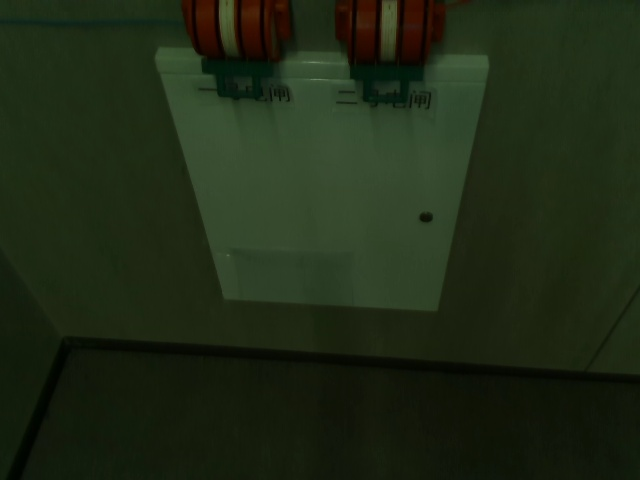
#> input picture .runtime/pull_switch_task_photos/pull_switch_20260617_222140/arrival_before_align_or_pull.jpg, 640 x 480 px
$ python wall_black_line_detector.py --image ../.runtime/pull_switch_task_photos/pull_switch_20260617_222140/arrival_before_align_or_pull.jpg --image-dir ../.runtime/pull_switch_task_photos/pull_switch_20260617_222140
#> lines starting #> are read from the running program, lines starting #| are printed output that depends on the picture; after the words box and inside, x2 and y2 are one past the last pixel; in counts of white or black regions, pixels touching at a corner belong together
#!/usr/bin/env python3
import argparse
import json
import math
from pathlib import Path

import cv2
import numpy as np


IMAGE_EXTS = {".jpg", ".jpeg", ".png", ".bmp"}


def fit_line(points):
    if len(points) < 2:
        return None
    pts = points.astype(np.float32)
    vx, vy, x0, y0 = cv2.fitLine(pts, cv2.DIST_L2, 0, 0.01, 0.01).flatten()
    direction = np.array([vx, vy], dtype=np.float32)
    norm = float(np.linalg.norm(direction))
    if norm < 1e-6:
        return None
    direction /= norm
    if direction[0] < 0:
        direction = -direction
    center = np.array([x0, y0], dtype=np.float32)
    t = (pts - center) @ direction
    p_start = center + direction * float(np.min(t))
    p_end = center + direction * float(np.max(t))
    normal = np.array([-direction[1], direction[0]], dtype=np.float32)
    residual = np.abs((pts - center) @ normal)
    return {
        "direction": direction,
        "p_start": p_start,
        "p_end": p_end,
        "count": int(len(pts)),
        "mean_abs_error_px": float(np.mean(residual)),
        "max_abs_error_px": float(np.max(residual)),
    }


def line_angle_deg(line):
    d = line["direction"]
    return float(math.degrees(math.atan2(float(d[1]), float(d[0]))))


def make_line_from_endpoints(p0, p1):
    p0 = np.asarray(p0, dtype=np.float32)
    p1 = np.asarray(p1, dtype=np.float32)
    d = p1 - p0
    norm = float(np.linalg.norm(d))
    if norm < 1e-6:
        return None
    direction = d / norm
    if direction[0] < 0:
        direction = -direction
        p0, p1 = p1, p0
    return {
        "direction": direction.astype(np.float32),
        "p_start": p0.astype(np.float32),
        "p_end": p1.astype(np.float32),
        "count": 2,
        "mean_abs_error_px": 0.0,
        "max_abs_error_px": 0.0,
    }


def sample_segment_points(p0, p1, step_px=12.0):
    p0 = np.asarray(p0, dtype=np.float32)
    p1 = np.asarray(p1, dtype=np.float32)
    length = float(np.linalg.norm(p1 - p0))
    count = max(2, int(math.ceil(length / max(step_px, 1.0))) + 1)
    ts = np.linspace(0.0, 1.0, count, dtype=np.float32)
    return p0[None, :] * (1.0 - ts[:, None]) + p1[None, :] * ts[:, None]


# [23 lines left out: function endpoints_for_image, not called in this run]


def group_hough_candidates(segments, width):
    groups = []
    for seg in segments:
        angle = seg["angle"]
        line = seg["line"]
        center_x = width * 0.5
        p = line["p_start"]
        d = line["direction"]
        if abs(float(d[0])) < 1e-6:
            continue
        center_y = float(p[1]) + (center_x - float(p[0])) * float(d[1]) / float(d[0])

        matched = None
        for group in groups:
            if abs(angle - group["mean_angle"]) > 6.0:
                continue
            if abs(center_y - group["mean_center_y"]) > 24.0:
                continue
            matched = group
            break

        if matched is None:
            matched = {
                "segments": [],
                "mean_angle": angle,
                "mean_center_y": center_y,
            }
            groups.append(matched)

        matched["segments"].append(seg)
        n = len(matched["segments"])
        matched["mean_angle"] = matched["mean_angle"] + (angle - matched["mean_angle"]) / n
        matched["mean_center_y"] = matched["mean_center_y"] + (center_y - matched["mean_center_y"]) / n
    return groups


def line_y_at_x(line, x):
    p = line["p_start"]
    d = line["direction"]
    if abs(float(d[0])) < 1e-6:
        return None
    return float(p[1]) + (float(x) - float(p[0])) * float(d[1]) / float(d[0])


def sample_line_side_stats(frame_bgr, line, x_min, x_max, step_px=16, band_w=5, offset=16):
    height, width = frame_bgr.shape[:2]
    xs = np.arange(max(0, int(x_min)), min(width - 1, int(x_max)) + 1, step_px, dtype=np.int32)
    if len(xs) == 0:
        return None

    hsv = cv2.cvtColor(frame_bgr, cv2.COLOR_BGR2HSV)
    above_pixels = []
    below_pixels = []
    used_xs = []
    for x in xs:
        y = line_y_at_x(line, int(x))
        if y is None:
            continue
        ya = int(round(y - offset))
        yb = int(round(y + offset))
        if ya - band_w < 0 or yb + band_w >= height:
            continue
        x0 = max(0, int(x) - 2)
        x1 = min(width, int(x) + 3)
        above_pixels.append(hsv[ya - band_w : ya + band_w + 1, x0:x1].reshape(-1, 3))
        below_pixels.append(hsv[yb - band_w : yb + band_w + 1, x0:x1].reshape(-1, 3))
        used_xs.append(int(x))

    if len(above_pixels) < 8:
        return None

    above = np.concatenate(above_pixels, axis=0).astype(np.float32)
    below = np.concatenate(below_pixels, axis=0).astype(np.float32)
    above_h, above_s, above_v = above[:, 0], above[:, 1], above[:, 2]
    below_h, below_s, below_v = below[:, 0], below[:, 1], below[:, 2]

    above_wall_fraction = float(np.mean((above_s < 70) & (above_v > 45)))
    below_yellow_fraction = float(np.mean((below_h >= 12) & (below_h <= 45) & (below_s > 45) & (below_v > 45)))
    above_yellow_fraction = float(np.mean((above_h >= 12) & (above_h <= 45) & (above_s > 45) & (above_v > 45)))
    below_floor_fraction = float(np.mean((below_s > 38) | (below_v < above_v.mean() - 8)))
    sat_delta = float(np.mean(below_s) - np.mean(above_s))
    value_delta = float(np.mean(below_v) - np.mean(above_v))

    return {
        "sample_count": int(len(used_xs)),
        "above_wall_fraction": above_wall_fraction,
        "below_yellow_fraction": below_yellow_fraction,
        "above_yellow_fraction": above_yellow_fraction,
        "below_floor_fraction": below_floor_fraction,
        "sat_delta": sat_delta,
        "value_delta": value_delta,
        "x_min": int(min(used_xs)),
        "x_max": int(max(used_xs)),
    }


def wall_floor_semantic_ok(stats):
    if stats is None:
        return False
    yellow_gain = stats["below_yellow_fraction"] - stats["above_yellow_fraction"]
    if stats["below_yellow_fraction"] >= 0.18 and yellow_gain >= 0.10 and stats["above_wall_fraction"] >= 0.18:
        return True
    if stats["below_floor_fraction"] >= 0.45 and stats["above_wall_fraction"] >= 0.35 and stats["sat_delta"] >= 8.0:
        return True
    if stats["above_wall_fraction"] >= 0.55 and stats["below_floor_fraction"] >= 0.35 and stats["value_delta"] <= 12.0:
        return True
    return False


def detect_wall_black_line(
    frame_bgr,
    roi_x1_ratio=0.02,
    roi_x2_ratio=0.98,
    roi_y1_ratio=0.68,
    roi_y2_ratio=0.98,
    dark_threshold=85,
    min_width_ratio=0.35,
    max_component_height_ratio=0.16,
    min_aspect=4.0,
):
    height, width = frame_bgr.shape[:2]
    x1 = int(round(width * roi_x1_ratio))
    x2 = int(round(width * roi_x2_ratio))
    y1 = int(round(height * roi_y1_ratio))
    y2 = int(round(height * roi_y2_ratio))
    x1, x2 = max(0, x1), min(width - 1, x2)
    y1, y2 = max(0, y1), min(height - 1, y2)
    roi = frame_bgr[y1 : y2 + 1, x1 : x2 + 1]

    gray = cv2.cvtColor(roi, cv2.COLOR_BGR2GRAY)
    gray = cv2.GaussianBlur(gray, (5, 5), 0)
    clahe = cv2.createCLAHE(clipLimit=2.0, tileGridSize=(8, 8))
    gray_eq = clahe.apply(gray)
    dark = (gray <= dark_threshold).astype(np.uint8) * 255

    close_kernel_w = max(25, int(width * 0.06))
    dark = cv2.morphologyEx(dark, cv2.MORPH_CLOSE, np.ones((3, close_kernel_w), np.uint8))
    dark = cv2.morphologyEx(dark, cv2.MORPH_OPEN, np.ones((3, 9), np.uint8))

    edges = cv2.bitwise_or(cv2.Canny(gray, 24, 96), cv2.Canny(gray_eq, 20, 80))
    dark_fraction = float(np.count_nonzero(dark)) / float(max(1, dark.size))
    if dark_fraction < 0.55:
        dark_edges = cv2.bitwise_or(edges, cv2.Canny(dark, 50, 150))
    else:
        dark_edges = edges
    hough_lines = cv2.HoughLinesP(
        dark_edges,
        rho=1,
        theta=np.pi / 180.0,
        threshold=24,
        minLineLength=max(90, int(width * 0.18)),
        maxLineGap=130,
    )
    hough_segments = []
    if hough_lines is not None:
        for item in hough_lines[:, 0, :]:
            hx1, hy1, hx2, hy2 = [int(v) for v in item]
            gx1, gy1 = hx1 + x1, hy1 + y1
            gx2, gy2 = hx2 + x1, hy2 + y1
            length = float(math.hypot(gx2 - gx1, gy2 - gy1))
            if length < width * 0.14:
                continue
            angle = math.degrees(math.atan2(gy2 - gy1, gx2 - gx1))
            if angle < -90:
                angle += 180
            if angle > 90:
                angle -= 180
            if abs(angle) > 35.0:
                continue
            y_mid = 0.5 * (gy1 + gy2)
            # When G1 is close to correctly aligned, the wall/floor line can
            # sit near the top of the lower ROI. Keep only a tiny top guard;
            # semantic checks below reject cabinet/text edges.
            if y_mid < y1 + 0.03 * (y2 - y1):
                continue
            line = make_line_from_endpoints([gx1, gy1], [gx2, gy2])
            if line is None:
                continue
            hough_segments.append(
                {
                    "line": line,
                    "length": length,
                    "angle": angle,
                    "points": sample_segment_points([gx1, gy1], [gx2, gy2]),
                    "bbox_xywh": [
                        int(min(gx1, gx2)),
                        int(min(gy1, gy2)),
                        int(abs(gx2 - gx1) + 1),
                        int(abs(gy2 - gy1) + 1),
                    ],
                }
            )

    hough_candidates = []
    for group in group_hough_candidates(hough_segments, width):
        segments = group["segments"]
        points = np.concatenate([seg["points"] for seg in segments], axis=0)
        line = fit_line(points)
        if line is None:
            continue
        angle = line_angle_deg(line)
        if abs(angle) > 35.0:
            continue

        endpoints = []
        for seg in segments:
            endpoints.append(seg["line"]["p_start"])
            endpoints.append(seg["line"]["p_end"])
        endpoints = np.asarray(endpoints, dtype=np.float32)
        xs = endpoints[:, 0]
        ys = endpoints[:, 1]
        coverage_x = float(np.max(xs) - np.min(xs))
        total_length = float(sum(seg["length"] for seg in segments))
        segment_count = len(segments)
        mean_y = float(np.mean(ys))
        side_stats = sample_line_side_stats(frame_bgr, line, np.min(xs), np.max(xs))

        # Reject short local edges: a valid wall line should either span a
        # meaningful part of the image or be supported by multiple collinear
        # Hough segments. This prevents false "aligned" readings from tiny
        # horizontal texture/label edges.
        if coverage_x < width * 0.34 and total_length < width * 0.52:
            continue
        if segment_count < 2 and coverage_x < width * 0.42:
            continue
        if line["mean_abs_error_px"] > 12.0:
            continue
        if not wall_floor_semantic_ok(side_stats):
            continue

        score = (
            coverage_x * 3.0
            + total_length * 1.2
            + mean_y * 0.25
            + segment_count * 35.0
            + side_stats["above_wall_fraction"] * 180.0
            + max(0.0, side_stats["below_yellow_fraction"] - side_stats["above_yellow_fraction"]) * 260.0
            - line["mean_abs_error_px"] * 12.0
        )
        hough_candidates.append(
            {
                "line": line,
                "score": score,
                "coverage_x_px": coverage_x,
                "total_length_px": total_length,
                "segment_count": segment_count,
                "side_stats": side_stats,
                "bbox_xywh": [
                    int(np.min(xs)),
                    int(np.min(ys)),
                    int(np.max(xs) - np.min(xs) + 1),
                    int(np.max(ys) - np.min(ys) + 1),
                ],
            }
        )

    if hough_candidates:
        hough_candidates.sort(key=lambda item: item["score"], reverse=True)
        best_hough = hough_candidates[0]
        line = best_hough["line"]
        p0, p1 = endpoints_for_image(line, width, height)
        result = {
            "status": "ok",
            "method": "hough_group",
            "roi_xyxy": [x1, y1, x2, y2],
            "dark_threshold": int(dark_threshold),
            "dark_fraction": dark_fraction,
            "angle_deg": line_angle_deg(line),
            "line_p1_uv": [int(p0[0]), int(p0[1])],
            "line_p2_uv": [int(p1[0]), int(p1[1])],
            "hough_segment_p1_uv": [int(line["p_start"][0]), int(line["p_start"][1])],
            "hough_segment_p2_uv": [int(line["p_end"][0]), int(line["p_end"][1])],
            "component_bbox_xywh": best_hough["bbox_xywh"],
            "component_area": 0,
            "component_aspect": 0.0,
            "inliers": int(line["count"]),
            "mean_abs_error_px": float(line["mean_abs_error_px"]),
            "max_abs_error_px": float(line["max_abs_error_px"]),
            "hough_segment_count": int(best_hough["segment_count"]),
            "hough_coverage_x_px": float(best_hough["coverage_x_px"]),
            "hough_total_length_px": float(best_hough["total_length_px"]),
            "side_stats": best_hough["side_stats"],
        }
        debug = {"roi_xyxy": [x1, y1, x2, y2], "dark_mask": dark}
        return result, debug

    labels_n, labels, stats, _centroids = cv2.connectedComponentsWithStats(dark, 8)
    candidates = []
    min_width = width * min_width_ratio
    max_component_height = height * max_component_height_ratio

    for label in range(1, labels_n):
        area = int(stats[label, cv2.CC_STAT_AREA])
        bx = int(stats[label, cv2.CC_STAT_LEFT])
        by = int(stats[label, cv2.CC_STAT_TOP])
        bw = int(stats[label, cv2.CC_STAT_WIDTH])
        bh = int(stats[label, cv2.CC_STAT_HEIGHT])
        if bw < min_width or bh <= 1 or bh > max_component_height:
            continue
        aspect = float(bw) / float(max(1, bh))
        if aspect < min_aspect:
            continue
        ys, xs = np.where(labels == label)
        points = np.stack([xs + x1, ys + y1], axis=1)
        line = fit_line(points)
        if line is None:
            continue
        angle = abs(line_angle_deg(line))
        if angle > 25.0:
            continue
        score = float(bw) * 2.0 + float(area) - abs(line_angle_deg(line)) * 8.0
        candidates.append(
            {
                "label": label,
                "area": area,
                "bbox_xywh": [bx + x1, by + y1, bw, bh],
                "aspect": aspect,
                "line": line,
                "score": score,
                "points": points,
            }
        )

    if not candidates:
        return None, {"roi_xyxy": [x1, y1, x2, y2], "dark_mask": dark}

    candidates.sort(key=lambda item: item["score"], reverse=True)
    best = candidates[0]
    line = best["line"]
    p0, p1 = endpoints_for_image(line, width, height)
    result = {
        "status": "ok",
        "method": "component",
        "roi_xyxy": [x1, y1, x2, y2],
        "dark_threshold": int(dark_threshold),
        "dark_fraction": dark_fraction,
        "angle_deg": line_angle_deg(line),
        "line_p1_uv": [int(p0[0]), int(p0[1])],
        "line_p2_uv": [int(p1[0]), int(p1[1])],
        "component_bbox_xywh": best["bbox_xywh"],
        "component_area": int(best["area"]),
        "component_aspect": float(best["aspect"]),
        "inliers": int(line["count"]),
        "mean_abs_error_px": float(line["mean_abs_error_px"]),
        "max_abs_error_px": float(line["max_abs_error_px"]),
    }
    debug = {"roi_xyxy": [x1, y1, x2, y2], "dark_mask": dark, "points": best["points"]}
    return result, debug


def draw_overlay(frame_bgr, result, debug):
    overlay = frame_bgr.copy()
    height, width = overlay.shape[:2]
    x1, y1, x2, y2 = debug["roi_xyxy"]
    cv2.rectangle(overlay, (x1, y1), (x2, y2), (255, 255, 255), 1)
    if "dark_mask" in debug:
        mask = np.zeros((height, width), dtype=np.uint8)
        mask[y1 : y2 + 1, x1 : x2 + 1] = debug["dark_mask"]
        colored = overlay.copy()
        colored[mask > 0] = (0, 180, 255)
        overlay = cv2.addWeighted(colored, 0.35, overlay, 0.65, 0)
    if result is not None:
        p0 = tuple(result["line_p1_uv"])
        p1 = tuple(result["line_p2_uv"])
        cv2.line(overlay, p0, p1, (0, 0, 255), 4)
        if result.get("method") == "hough":
            hp0 = tuple(result["hough_segment_p1_uv"])
            hp1 = tuple(result["hough_segment_p2_uv"])
            cv2.line(overlay, hp0, hp1, (0, 255, 255), 2)
        else:
            bx, by, bw, bh = result["component_bbox_xywh"]
            cv2.rectangle(overlay, (bx, by), (bx + bw - 1, by + bh - 1), (0, 255, 255), 2)
        text = (
            f"black wall line angle={result['angle_deg']:+.2f}deg "
            f"pts={result['inliers']} err={result['mean_abs_error_px']:.1f}px"
        )
    else:
        text = "black wall line: NOT FOUND"
    cv2.putText(overlay, text, (12, 28), cv2.FONT_HERSHEY_SIMPLEX, 0.62, (0, 0, 0), 4, cv2.LINE_AA)
    cv2.putText(overlay, text, (12, 28), cv2.FONT_HERSHEY_SIMPLEX, 0.62, (255, 255, 255), 1, cv2.LINE_AA)
    return overlay


def iter_images(path):
    path = Path(path)
    if path.is_file():
        return [path]
    return sorted(p for p in path.iterdir() if p.suffix.lower() in IMAGE_EXTS)


def main():
    parser = argparse.ArgumentParser(description="Detect the dark wall/floor corner line from RGB images.")
    parser.add_argument("--image", type=Path, help="Single image path.")
    parser.add_argument("--image-dir", type=Path, help="Directory of images.")
    parser.add_argument("--out-dir", type=Path, default=Path("/home/ybbb/g1_dev/mimo/wall_black_line_debug"))
    parser.add_argument("--json-out", type=Path, default=None)
    parser.add_argument("--roi-y1-ratio", type=float, default=0.68)
    parser.add_argument("--roi-y2-ratio", type=float, default=0.98)
    parser.add_argument("--dark-threshold", type=int, default=85)
    args = parser.parse_args()

    source = args.image if args.image is not None else args.image_dir
    if source is None:
        raise SystemExit("provide --image or --image-dir")

    args.out_dir.mkdir(parents=True, exist_ok=True)
    records = []
    for image_path in iter_images(source):
        frame = cv2.imread(str(image_path))
#> frame is the input picture: shape (480, 640, 3); mean B, G, R 21.3, 41.5, 30.6
        if frame is None:
            records.append({"image": str(image_path), "status": "read_failed"})
            continue
        result, debug = detect_wall_black_line(
            frame,
            roi_y1_ratio=args.roi_y1_ratio,
            roi_y2_ratio=args.roi_y2_ratio,
            dark_threshold=args.dark_threshold,
        )
#> in detect_wall_black_line, `roi = frame_bgr[y1 : y2 + 1, x1 : x2 + 1]`:
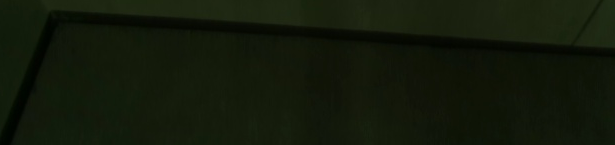
#> roi: shape (145, 615, 3); mean B, G, R 10.2, 25, 18.4
#> in detect_wall_black_line, `gray = cv2.GaussianBlur(gray, (5, 5), 0)`:
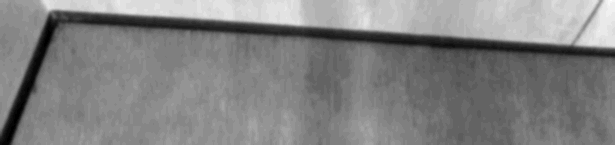
#> gray: shape (145, 615); min 3, max 39, mean 21.4; drawn with min black and max white
#> in detect_wall_black_line, `gray_eq = clahe.apply(gray)`:
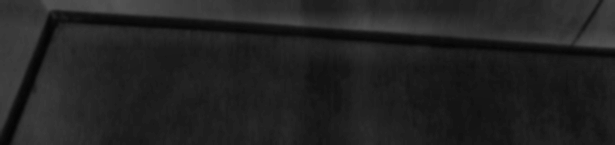
#> gray_eq: shape (145, 615); min 5, max 86, mean 34.2
#> in detect_wall_black_line, `edges = cv2.bitwise_or(cv2.Canny(gray, 24, 96), cv2.Canny(gray_eq, 20,..`:
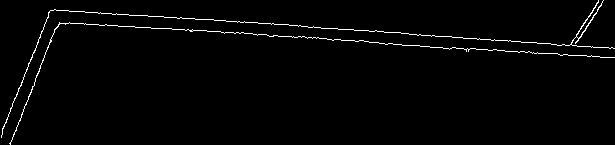
#> edges: shape (145, 615); 1.8% white in thin lines or dots
#> in detect_wall_black_line, `dark_fraction = float(np.count_nonzero(dark)) / float(max(1, dark.size))`: dark_fraction = 1
#> in detect_wall_black_line, `hough_lines = cv2.HoughLinesP( dark_edges, rho=1, theta=np.pi / 180.0,..`: hough_lines = [[54, 9, 614, 48], [46, 20, 560, 55], [238, 32, 609, 57], [10, 144, 55, 28], [2, 130, 50, 10], [146, 15, 612, 47], [46, 19, 192, 31]]
#> the loop in detect_wall_black_line, `for item in hough_lines[:, 0, :]:` made 7 passes
#> (hx1, hy1, hx2, hy2, gx1, gy1, gx2, gy2) on passes 1, 2, 3, 6, 7: (54, 9, 614, 48, 67, 335, 627, 374), (46, 20, 560, 55, 59, 346, 573, 381), (238, 32, 609, 57, 251, 358, 622, 383), (146, 15, 612, 47, 159, 341, 625, 373), (46, 19, 192, 31, 59, 345, 205, 357)
#> after the loop in detect_wall_black_line, `for item in hough_lines[:, 0, :]:`: hough_segments = 5 items
#> the loop in detect_wall_black_line, `for group in group_hough_candidates(hough_segments, width):` made 1 pass
#> (vx in fit_line, vy in fit_line, x0 in fit_line, y0 in fit_line, norm in fit_line, p_end in fit_line, normal in fit_line, angle) on pass 1: (0.998, 0.0636, 348.6, 359.9, 1, [626.8, 377.6], [-0.0636, 0.998], 3.64)
#> after the loop in detect_wall_black_line, `for group in group_hough_candidates(hough_segments, width):`: hough_candidates = []
#> in detect_wall_black_line, `labels_n, labels, stats, _centroids = cv2.connectedComponentsWithStats..`: labels_n = 2; stats = [[-1, 2147483647, 0, 0, 0], [0, 0, 615, 145, 89175]]
#> the loop in detect_wall_black_line, `for label in range(1, labels_n):` made 1 pass
#> (area, bx, by, bw, bh) on pass 1: (89175, 0, 0, 615, 145)
#> after the loop in detect_wall_black_line, `for label in range(1, labels_n):`: candidates = []
#> debug = 2 items
        if result is None:
            rec = {"image": str(image_path), "status": "no_line"}
        else:
            rec = {"image": str(image_path), **result}
        records.append(rec)
        overlay = draw_overlay(frame, result, debug)
#> in draw_overlay, `x1, y1, x2, y2 = debug["roi_xyxy"]`: x1 = 13; y1 = 326; x2 = 627; y2 = 470
#> in draw_overlay, `mask[y1 : y2 + 1, x1 : x2 + 1] = debug["dark_mask"]`:
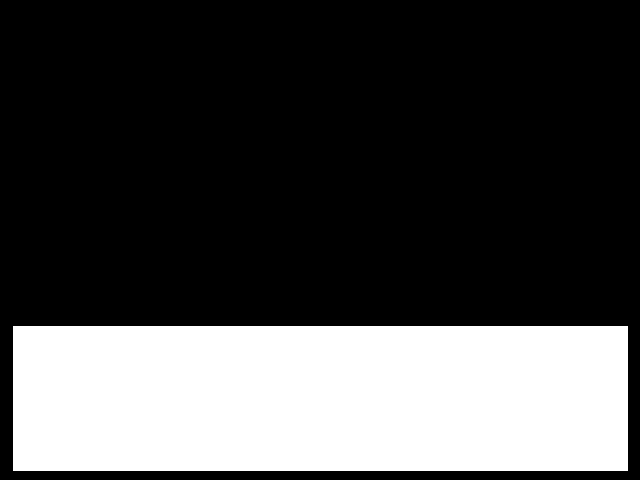
#> mask: shape (480, 640); 29% white; 1 white region, box (x1, y1, x2, y2) and area: (13, 326, 628, 471) 89175
#> in draw_overlay, `colored[mask > 0] = (0, 180, 255)`:
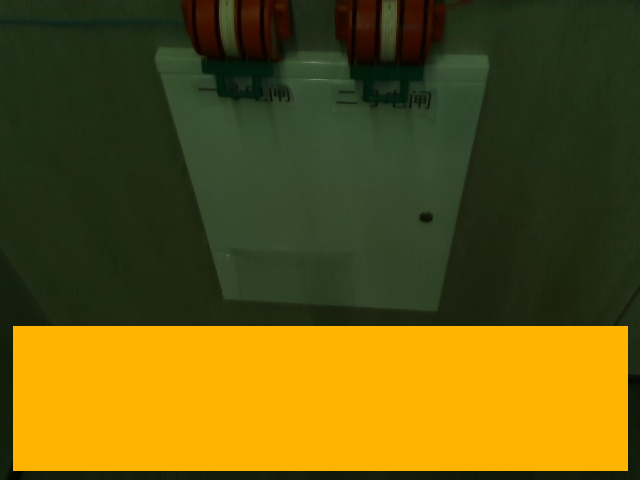
#> colored: shape (480, 640, 3); mean B, G, R 18.3, 86.5, 99.3
#> in draw_overlay, `cv2.putText(overlay, text, (12, 28), cv2.FONT_HERSHEY_SIMPLEX, 0.62, (..`:
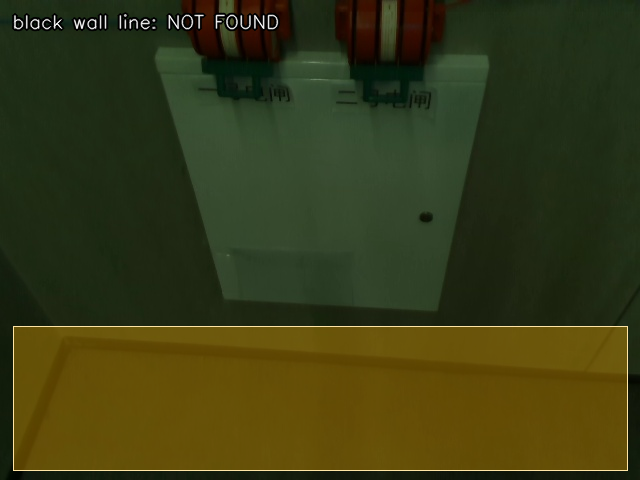
#> overlay: shape (480, 640, 3); mean B, G, R 21.5, 58.2, 55.7
        cv2.imwrite(str(args.out_dir / f"{image_path.stem}_wall_line_overlay.jpg"), overlay)
        print(json.dumps(rec, ensure_ascii=False), flush=True)

    if args.json_out is not None:
        args.json_out.parent.mkdir(parents=True, exist_ok=True)
        args.json_out.write_text(json.dumps(records, ensure_ascii=False, indent=2))


if __name__ == "__main__":
    main()
